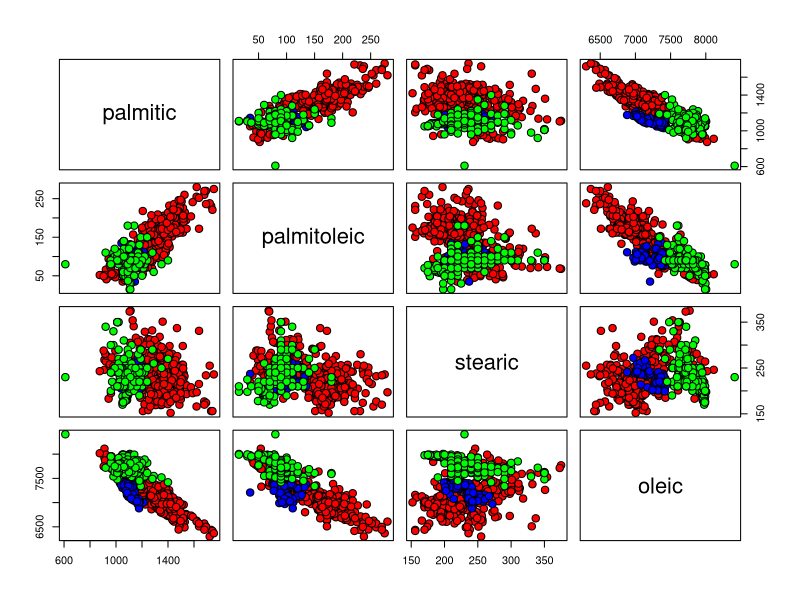

Source code (R):
df <- read.csv("olive.csv")

dat <- df[ , c(4:7)]

cols <- c("red", "blue", "green")
par(mar = c(0,0,0,0))
plot(dat, pch=21, 
     cex=1.5, col="black", bg=cols[df$Region])
title(main="", col.main="black", font.main=4, line=0)
#legend("topleft", legend=c("1","2","3"), pch=21, col="black", pt.bg=cols, title="Region")
